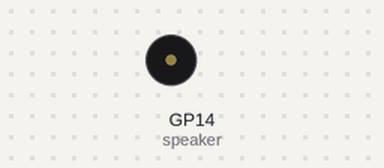
A program run on a simulated Raspberry Pi Pico running MicroPython. Shown: buzzer (waves = sounding). At 18.6 s the program stops and its outputs stay as they are.

Above: at 0.19 s.
At 18.1 s:
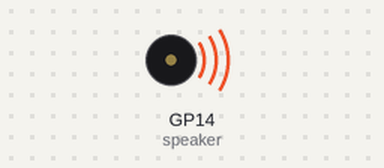
Timing chart, 0 to 20.0 s (numbered marks = the images above):
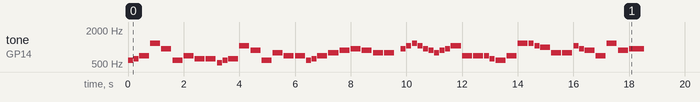

Measured:
- by itself, tone on GP14 (speaker): plays 587 Hz for 0.18 s, 622 Hz for 0.18 s, 698 Hz for 0.36 s, 1175 Hz for 0.36 s, 932 Hz for 0.36 s, 587 Hz for 0.36 s … (56 notes in this stretch)

The program:

music.py
```python
from picozero import Speaker

speaker = Speaker(14)

BEAT = 0.4

liten_mus = [ ['d5', BEAT / 2], ['d#5', BEAT / 2], ['f5', BEAT], ['d6', BEAT], ['a#5', BEAT], ['d5', BEAT],
              ['f5', BEAT], ['d#5', BEAT], ['d#5', BEAT], ['c5', BEAT / 2],['d5', BEAT / 2], ['d#5', BEAT],
              ['c6', BEAT], ['a5', BEAT], ['d5', BEAT], ['g5', BEAT], ['f5', BEAT], ['f5', BEAT], ['d5', BEAT / 2],
              ['d#5', BEAT / 2], ['f5', BEAT], ['g5', BEAT], ['a5', BEAT], ['a#5', BEAT], ['a5', BEAT], ['g5', BEAT],
              ['g5', BEAT], ['', BEAT / 2], ['a#5', BEAT / 2], ['c6', BEAT / 2], ['d6', BEAT / 2], ['c6', BEAT / 2],
              ['a#5', BEAT / 2], ['a5', BEAT / 2], ['g5', BEAT / 2], ['a5', BEAT / 2], ['a#5', BEAT / 2], ['c6', BEAT],
              ['f5', BEAT], ['f5', BEAT], ['f5', BEAT / 2], ['d#5', BEAT / 2], ['d5', BEAT], ['f5', BEAT], ['d6', BEAT],
              ['d6', BEAT / 2], ['c6', BEAT / 2], ['b5', BEAT], ['g5', BEAT], ['g5', BEAT], ['c6', BEAT / 2],
              ['a#5', BEAT / 2], ['a5', BEAT], ['f5', BEAT], ['d6', BEAT], ['a5', BEAT], ['a#5', BEAT * 1.5] ]

speaker.play(liten_mus)
```
